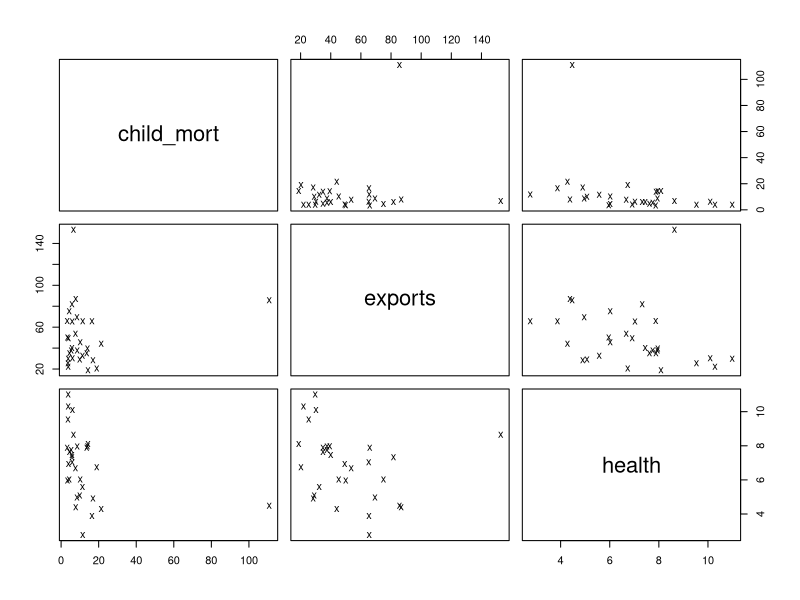
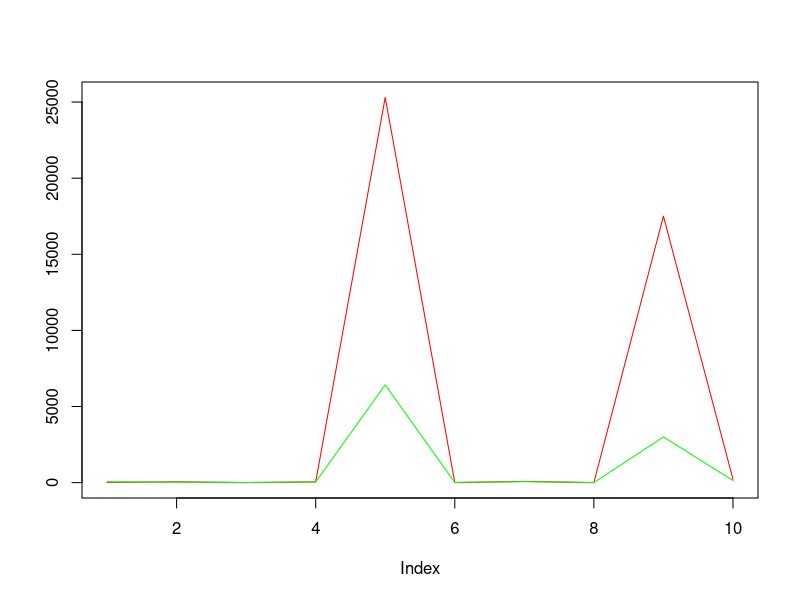

Reproduce these figures in R, in order. (Note: this script raises an error after producing the figures.)
setwd('C:\\Users\\hp\\Desktop\\Masters\\Summer Term\\335- Modelling\\Final project\\code')
data<- read.csv("project_data.csv",header = TRUE)

#2 K-means
K=4;
kdata <- data[,c(3:12)];
kd <- kmeans(kdata ,centers=K, nstart=20)
kd$cluster
km <- as.data.frame(kd$cluster)


plot(kdata[kd$cluster == 1 ,1:3] , pch="x" )
plot(kd$centers[ 1 , ] , type="l" , col=" red " , ylab="" )
lines(kd$centers[ 2 , ] , type="l" , col=" green " , ylab="" )

#hclu

hdata <- dis(data[,c(3:13)])
hd <- hclust(hdata, method="complete")
plot(hd,labels=(as.character(data$country)),main="",xlab="complete-linkage",ylab="level")
rect.hclust(hd, k=4, border = " red " )
hclust <- as.data.frame(cutree(hd, k=4) )




#3 LG
attach(data)
lg=glm(covid_deaths ~ child_mort + exports + health + imports + income + inflation + life_expec + total_fer + gdpp + pop_dens ,data=data)
lg
lgpre <- predict(lg , type="response" )
lgpre2 = rep("Down" ,148)
lgpre2[ lgpre>0.5]="Up"